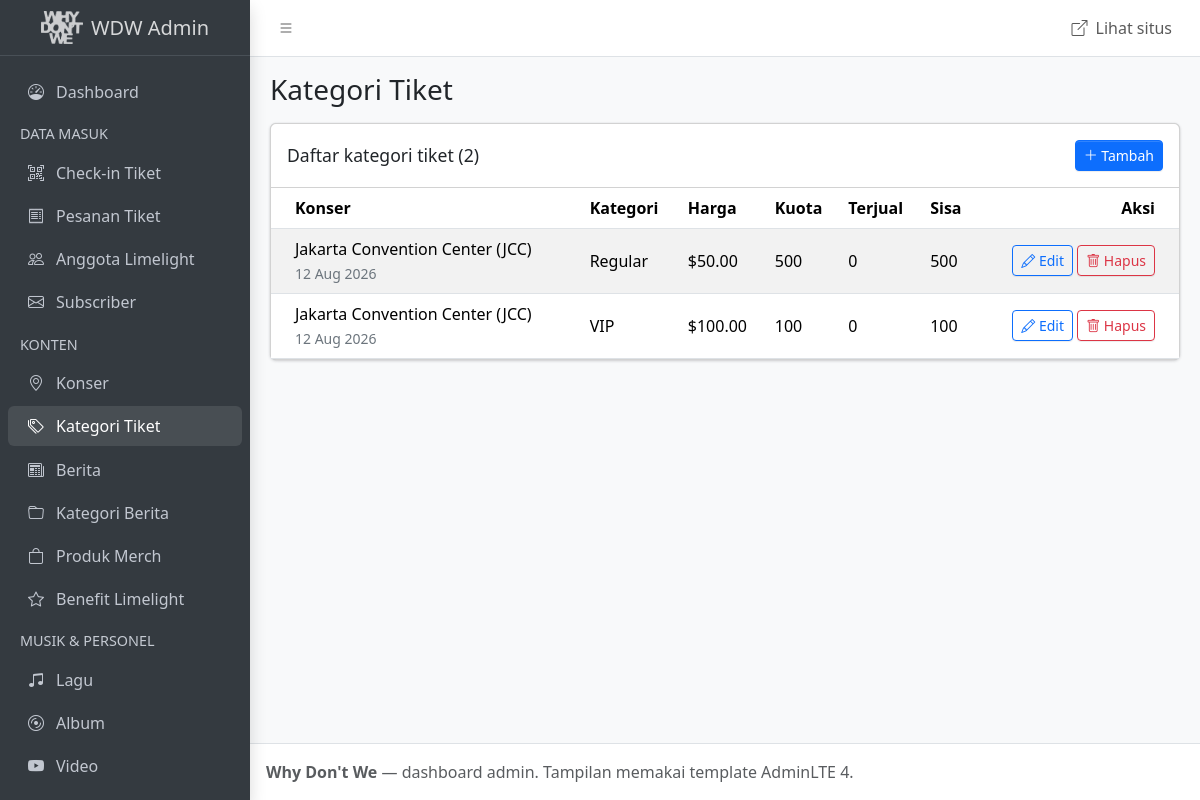
Screenshot of /admin/ticket_categories.php with the database file from the repository.
### tables this page shows
CREATE TABLE ticket_categories (
  id            INT UNSIGNED  NOT NULL AUTO_INCREMENT,
  concert_id    INT UNSIGNED  NOT NULL,
  name          VARCHAR(50)   NOT NULL,              
  description   VARCHAR(255)  NULL,
  price         DECIMAL(12,2) NOT NULL,              
  quota         INT UNSIGNED  NOT NULL,
  PRIMARY KEY (id),
  CONSTRAINT fk_ticket_categories_concert FOREIGN KEY (concert_id) REFERENCES concerts (id)
);

CREATE TABLE concerts (
  id            INT UNSIGNED  NOT NULL AUTO_INCREMENT,
  venue_name    VARCHAR(150)  NOT NULL,
  city          VARCHAR(100)  NOT NULL,
  country       VARCHAR(100)  NOT NULL,
  region        ENUM('asia','america','europe','other') NOT NULL,   
  event_date    DATETIME      NOT NULL,
  image         VARCHAR(255)  NULL,
  status        ENUM('available','coming_soon','sold_out') NOT NULL DEFAULT 'available',
  PRIMARY KEY (id)
);

### includes/db.php (called while the page is built, shortened)
<?php
function e($text)
{
    return htmlspecialchars((string) $text, ENT_QUOTES, 'UTF-8');
}

### admin/ticket_categories.php (the view, shortened to what this page needs)
<?php
require __DIR__ . '/includes/init.php';
$action = $_GET['action'] ?? 'list';
if ($action === 'list') {
    $rows = mysqli_fetch_all(mysqli_query($conn, "
        SELECT c.*, k.venue_name, k.event_date, COALESCE(SUM(o.quantity), 0) AS sold
        FROM ticket_categories c
        JOIN concerts k ON k.id = c.concert_id
        LEFT JOIN ticket_orders o ON o.ticket_category_id = c.id AND o.status <> 'cancelled'
        GROUP BY c.id
        ORDER BY k.event_date, c.price"), MYSQLI_ASSOC);
}
require __DIR__ . '/includes/header.php';
?>
<?php if ($action === 'list'): ?>
<div class="card">
  <div class="card-header d-flex align-items-center">
    <h3 class="card-title mb-0">Daftar kategori tiket (<?= count($rows) ?>)</h3>
    <a href="ticket_categories.php?action=add" class="btn btn-primary btn-sm ms-auto"><i class="bi bi-plus-lg"></i> Tambah</a>
  </div>
  <div class="card-body p-0 table-responsive">
    <table class="table table-striped table-hover align-middle mb-0">
      <thead><tr><th>Konser</th><th>Kategori</th><th>Harga</th><th>Kuota</th><th>Terjual</th><th>Sisa</th><th class="text-end">Aksi</th></tr></thead>
      <tbody>
        <?php foreach ($rows as $row): ?>
        <tr>
          <td><?= e($row['venue_name']) ?><br><small class="text-secondary"><?= date('j M Y', strtotime($row['event_date'])) ?></small></td>
          <td><?= e($row['name']) ?></td>
          <td>$<?= number_format($row['price'], 2) ?></td>
          <td><?= (int) $row['quota'] ?></td>
          <td><?= (int) $row['sold'] ?></td>
          <td><?= max(0, $row['quota'] - $row['sold']) ?></td>
          <td class="text-end text-nowrap"><?= action_buttons('ticket_categories.php', $row['id']) ?></td>
        </tr>
        <?php endforeach; ?>
      </tbody>
    </table>
  </div>
</div>
<?php endif; ?>
<?php require __DIR__ . '/includes/footer.php'; ?>

### admin/includes/init.php (shortened to what this page needs)
<?php
require __DIR__ . '/../../includes/db.php';
function action_buttons($page, $id)
{
    return '<a href="' . $page . '?action=edit&id=' . (int) $id . '" class="btn btn-sm btn-outline-primary"><i class="bi bi-pencil"></i> Edit</a> '
        . '<form method="post" action="' . $page . '" class="d-inline" onsubmit="return confirm(\'Hapus data ini?\')">'
        . '<input type="hidden" name="do" value="delete"><input type="hidden" name="id" value="' . (int) $id . '">'
        . '<button class="btn btn-sm btn-outline-danger"><i class="bi bi-trash"></i> Hapus</button></form>';
}

### rows the page displays
ticket_categories: concert.venue_name "Jakarta Convention Center (JCC)", concert.event_date "12 Aug 2026", name "Regular", price "50.00", quota "500", sold "0", max(0,$row['quota']-$row['sold']) "500"
ticket_categories: concert.venue_name "Jakarta Convention Center (JCC)", concert.event_date "12 Aug 2026", name "VIP", price "100.00", quota "100", sold "0", max(0,$row['quota']-$row['sold']) "100"

### other values shown
$group "DATA MASUK"
$title "Check-in Tiket"
$title "Pesanan Tiket"
$title "Anggota Limelight"
$title "Subscriber"
$group "KONTEN"
$title "Konser"
$title "Kategori Tiket"
$title "Berita"
$title "Kategori Berita"
$title "Produk Merch"
$title "Benefit Limelight"
$group "MUSIK & PERSONEL"
$title "Lagu"
$title "Album"
